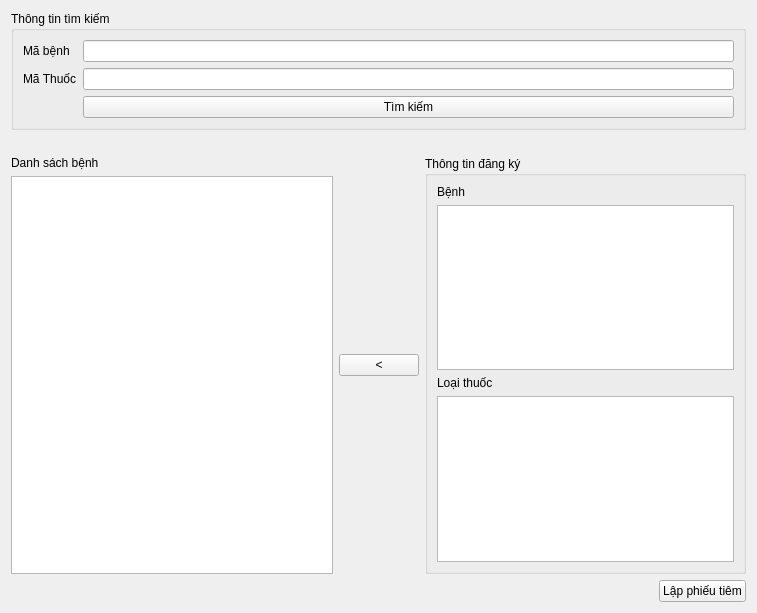
<?xml version="1.0" encoding="UTF-8"?>
<ui version="4.0">
 <class>tracuuPhieuHen</class>
 <widget class="QWidget" name="tracuuPhieuHen">
  <property name="geometry">
   <rect>
    <x>0</x>
    <y>0</y>
    <width>757</width>
    <height>613</height>
   </rect>
  </property>
  <property name="windowTitle">
   <string>Tra cứu phiếu hẹn</string>
  </property>
  <layout class="QVBoxLayout" name="verticalLayout_5">
   <item>
    <widget class="QGroupBox" name="groupBox">
     <property name="title">
      <string>Thông tin tìm kiếm</string>
     </property>
     <layout class="QHBoxLayout" name="horizontalLayout">
      <item>
       <layout class="QFormLayout" name="formLayout">
        <item row="0" column="0">
         <widget class="QLabel" name="label">
          <property name="text">
           <string>Mã bệnh</string>
          </property>
         </widget>
        </item>
        <item row="0" column="1">
         <widget class="QLineEdit" name="ma_bn"/>
        </item>
        <item row="1" column="0">
         <widget class="QLabel" name="label_4">
          <property name="text">
           <string>Mã Thuốc</string>
          </property>
         </widget>
        </item>
        <item row="1" column="1">
         <widget class="QLineEdit" name="lineEdit_mathuoc"/>
        </item>
        <item row="2" column="0">
         <spacer name="horizontalSpacer_2">
          <property name="orientation">
           <enum>Qt::Horizontal</enum>
          </property>
          <property name="sizeHint" stdset="0">
           <size>
            <width>40</width>
            <height>20</height>
           </size>
          </property>
         </spacer>
        </item>
        <item row="2" column="1">
         <widget class="QPushButton" name="pushButton_2">
          <property name="text">
           <string>Tìm kiếm</string>
          </property>
         </widget>
        </item>
       </layout>
      </item>
     </layout>
    </widget>
   </item>
   <item>
    <widget class="QLabel" name="kq">
     <property name="text">
      <string/>
     </property>
    </widget>
   </item>
   <item>
    <layout class="QHBoxLayout" name="horizontalLayout_3">
     <item>
      <layout class="QVBoxLayout" name="verticalLayout_3">
       <item>
        <widget class="QLabel" name="label_5">
         <property name="text">
          <string>Danh sách bệnh</string>
         </property>
        </widget>
       </item>
       <item>
        <widget class="QListView" name="dsbenh"/>
       </item>
      </layout>
     </item>
     <item>
      <widget class="QPushButton" name="pushButton_3">
       <property name="text">
        <string>&lt;</string>
       </property>
      </widget>
     </item>
     <item>
      <widget class="QGroupBox" name="groupBox_2">
       <property name="title">
        <string>Thông tin đăng ký</string>
       </property>
       <layout class="QVBoxLayout" name="verticalLayout_4">
        <item>
         <layout class="QVBoxLayout" name="verticalLayout_2">
          <item>
           <widget class="QLabel" name="label_2">
            <property name="text">
             <string>Bệnh</string>
            </property>
           </widget>
          </item>
          <item>
           <widget class="QListView" name="benhdk"/>
          </item>
         </layout>
        </item>
        <item>
         <layout class="QVBoxLayout" name="verticalLayout">
          <item>
           <widget class="QLabel" name="label_3">
            <property name="text">
             <string>Loại thuốc</string>
            </property>
           </widget>
          </item>
          <item>
           <widget class="QTreeView" name="thuoc"/>
          </item>
         </layout>
        </item>
       </layout>
       <zorder></zorder>
       <zorder></zorder>
      </widget>
     </item>
    </layout>
   </item>
   <item>
    <layout class="QHBoxLayout" name="horizontalLayout_2">
     <item>
      <spacer name="horizontalSpacer">
       <property name="orientation">
        <enum>Qt::Horizontal</enum>
       </property>
       <property name="sizeHint" stdset="0">
        <size>
         <width>40</width>
         <height>20</height>
        </size>
       </property>
      </spacer>
     </item>
     <item>
      <widget class="QPushButton" name="pushButton">
       <property name="text">
        <string>Lập phiếu tiêm</string>
       </property>
      </widget>
     </item>
    </layout>
   </item>
  </layout>
  <zorder>kq</zorder>
  <zorder>groupBox</zorder>
 </widget>
 <tabstops>
  <tabstop>ma_bn</tabstop>
  <tabstop>lineEdit_mathuoc</tabstop>
  <tabstop>pushButton_2</tabstop>
  <tabstop>dsbenh</tabstop>
  <tabstop>benhdk</tabstop>
  <tabstop>thuoc</tabstop>
  <tabstop>pushButton</tabstop>
  <tabstop>pushButton_3</tabstop>
 </tabstops>
 <resources/>
 <connections/>
</ui>
